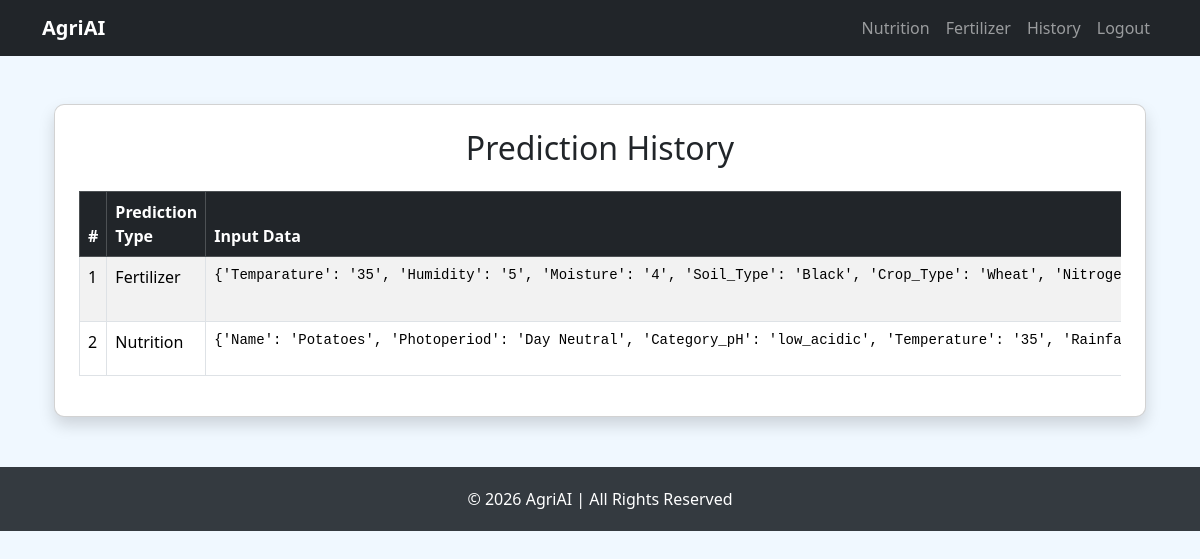
The app's page /history (signed in) with its own data.
### app.py (models this page shows)
class PredictionHistory(db.Model):
    id = db.Column(db.Integer, primary_key=True)
    username = db.Column(db.String(50), nullable=False)
    type = db.Column(db.String(50))   # 'nutrition' or 'fertilizer'
    input_data = db.Column(db.String)
    result = db.Column(db.String)

### app.py (the view)
@app.route('/history')
def history():
    if 'user' not in session:
        return redirect(url_for('login'))
    user_history = PredictionHistory.query.filter_by(username=session['user']).all()
    return render_template('history.html', history=user_history)

### templates/history.html (shortened to what this page needs)
{% extends "base.html" %}
{% block content %}
<div class="container mt-5">
    <div class="card shadow p-4">
        <h2 class="text-center mb-4">Prediction History</h2>
        {% if history|length == 0 %}
            <div class="alert alert-info text-center">
                No prediction history yet.
            </div>
        {% else %}
            <div class="table-responsive">
                <table class="table table-striped table-bordered">
                    <thead class="table-dark">
                        <tr>
                            <th>#</th>
                            <th>Prediction Type</th>
                            <th>Input Data</th>
                        </tr>
                    </thead>
                    <tbody>
                        {% for h in history %}
                        <tr>
                            <td>{{ loop.index }}</td>
                            <td>{{ h.type.capitalize() }}</td>
                            <td><pre>{{ h.input_data }}</pre></td>
                        </tr>
                        {% endfor %}
                    </tbody>
                </table>
            </div>
        {% endif %}
    </div>
</div>
{% endblock %}

### templates/base.html (style rules this page uses)
body { background-color: #f0f8ff; }
.card { margin-top: 20px; border-radius: 10px; box-shadow: 0 0 15px rgba(0,0,0,0.1); }

### records on screen
PredictionHistory: type "Fertilizer", input_data "{'Temparature': '35', 'Humidity': '5', 'Moisture': '4', 'Soil_Type': 'Black', 'Crop_Type': 'Wheat',…"
PredictionHistory: type "Nutrition", input_data "{'Name': 'Potatoes', 'Photoperiod': 'Day Neutral', 'Category_pH': 'low_acidic', 'Temperature': '35',…"
